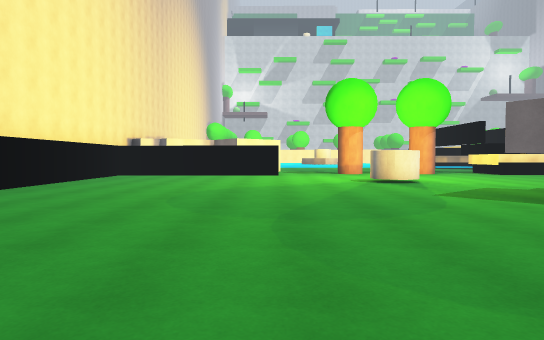
[1] (above)

24 first-person views from a walk through a 3-D level made in the Unity game engine. The camera is 1.3 m above the floor, tilts 2° down and sees 75° across. The floor is counted in squares, 2 m on a side. Each view is taken from the middle of a square. On the plan, view 1 faces up. The plan holds only what a view shows up to about 10 squares ahead; the rest is blank. The place goes on beyond the plan. The player is left out. Surface patterns are stand-ins for the level's own textures.

[2]
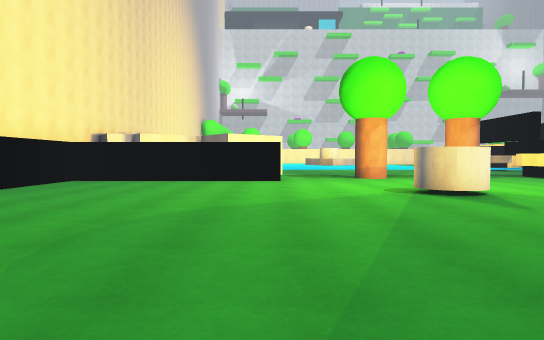

[3]
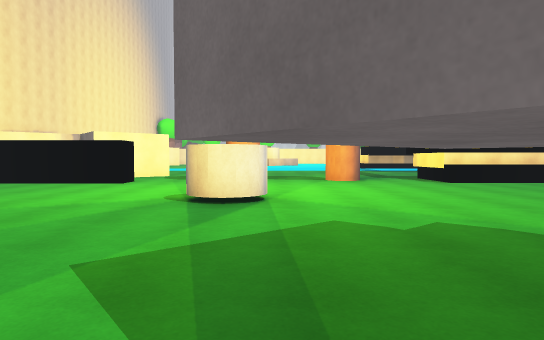

[4]
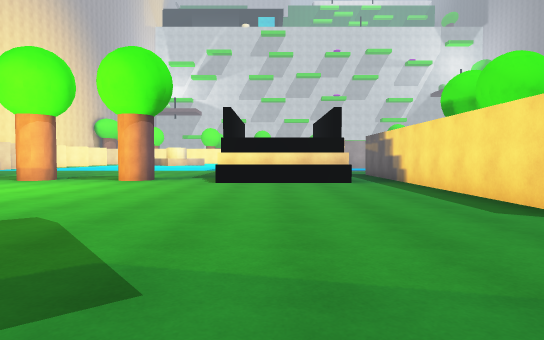

[5]
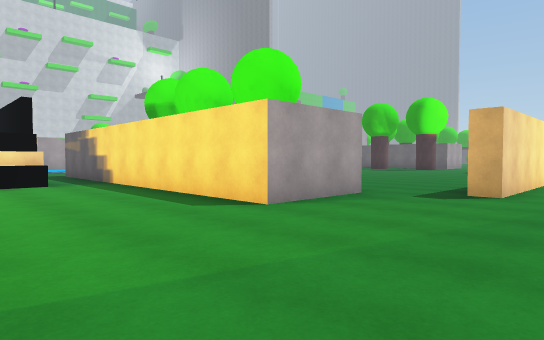

[6]
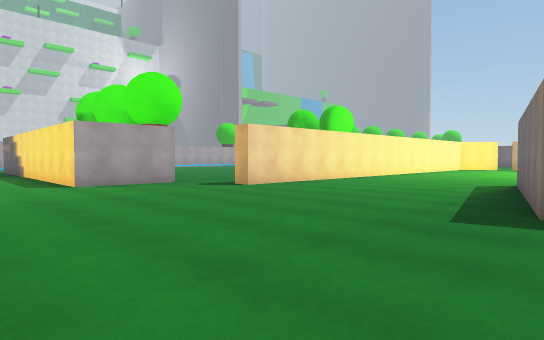

[7]
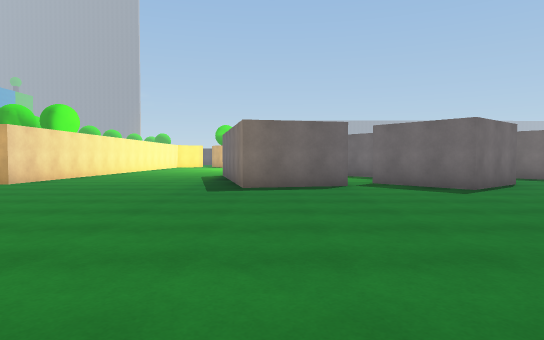

[8]
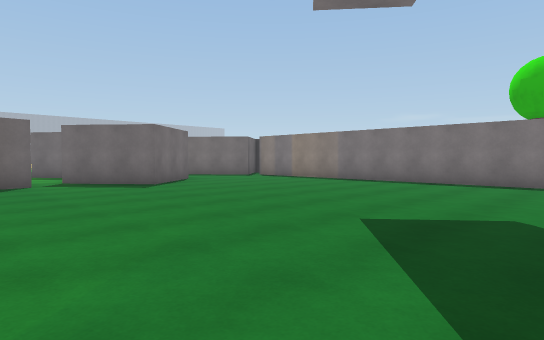

[9]
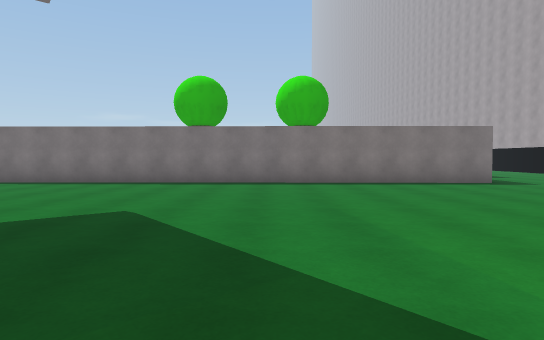

[10]
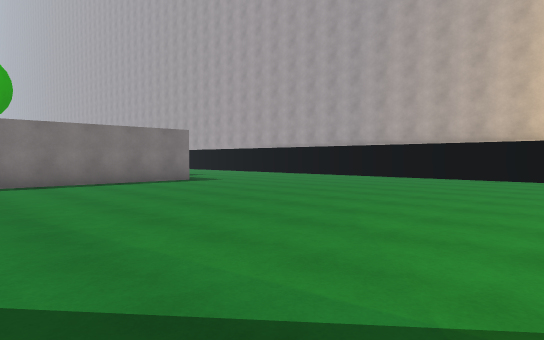

[11]
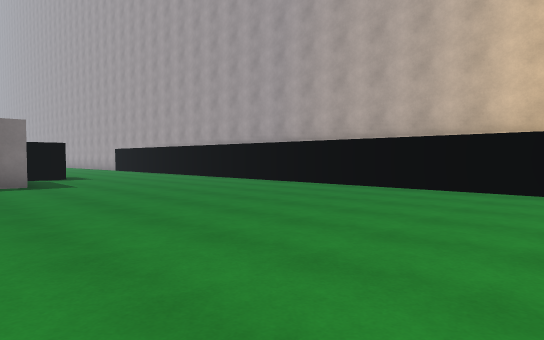

[12]
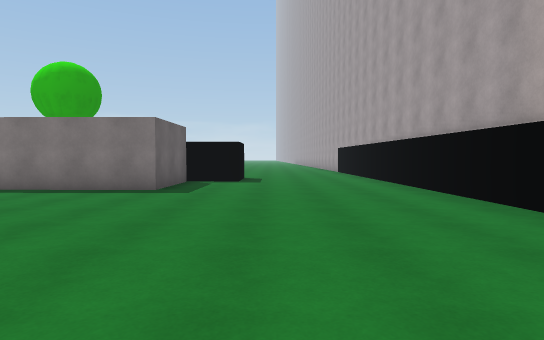

[13]
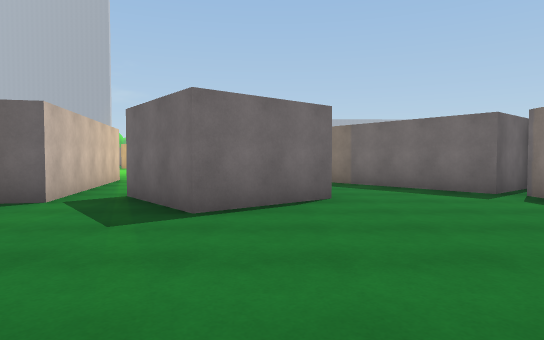

[14]
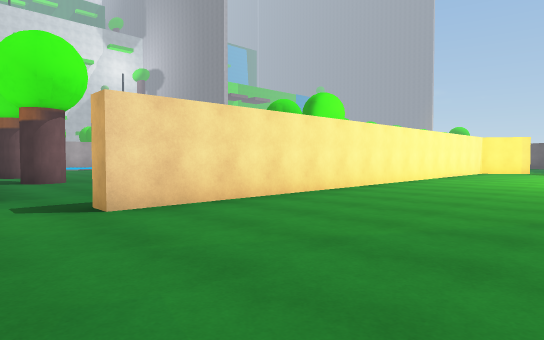

[15]
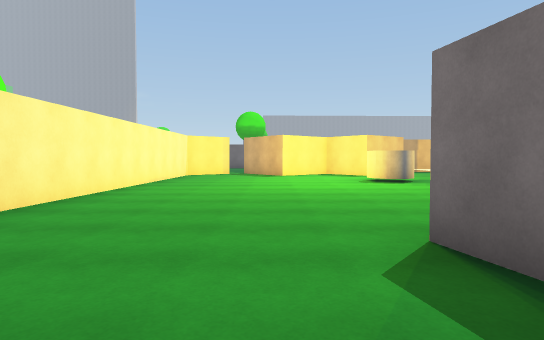

[16]
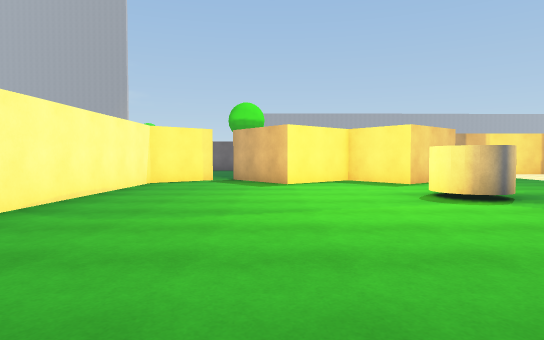

[17]
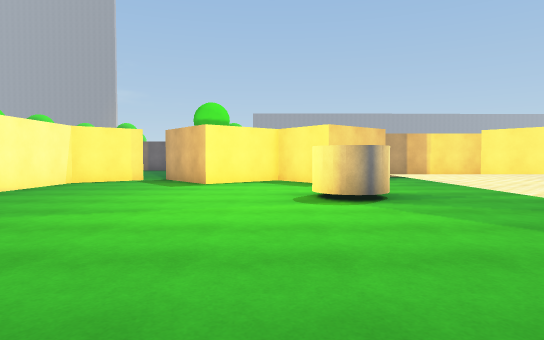

[18]
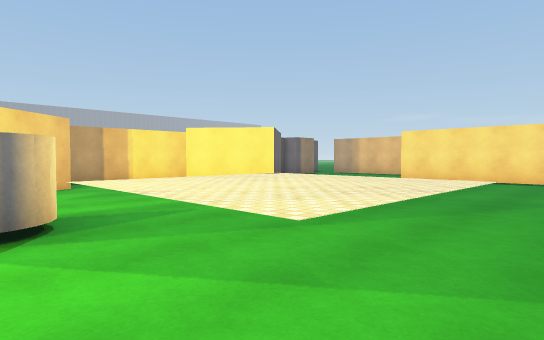

[19]
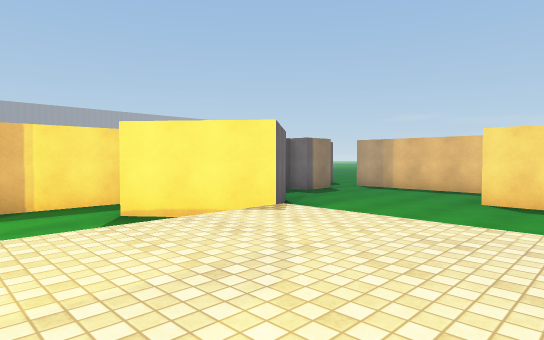

[20]
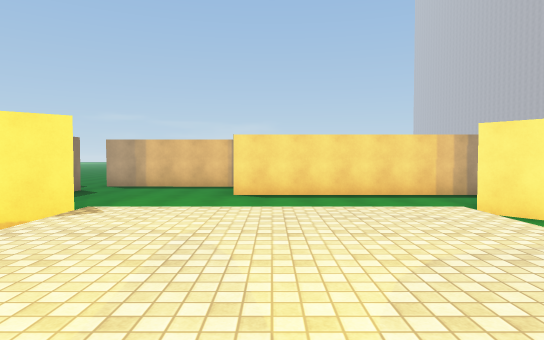

[21]
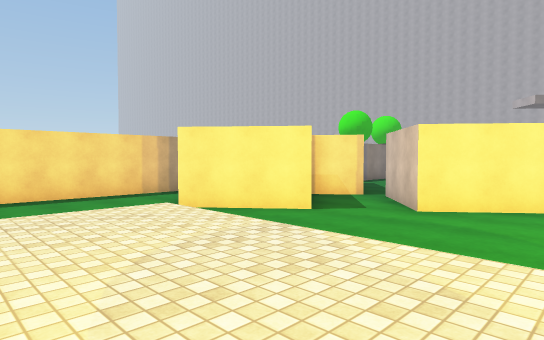

[22]
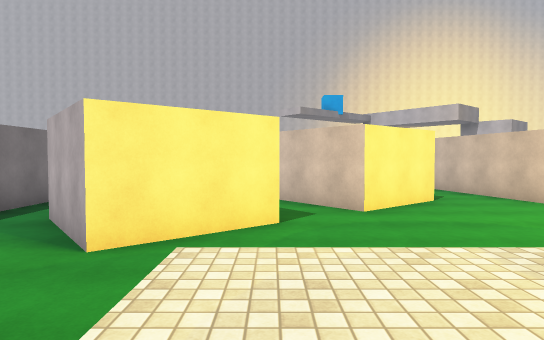

[23]
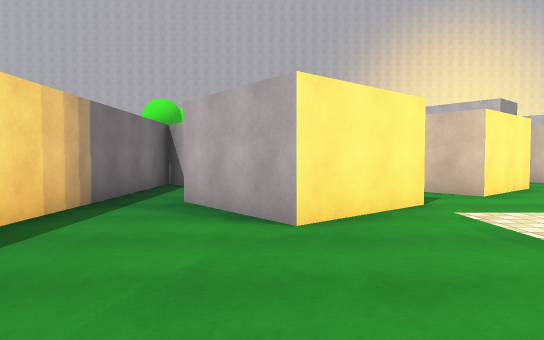

[24]
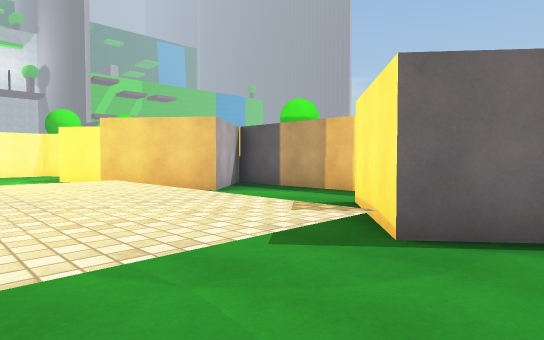

### Floor plan
Key: @ floor where view 1 was taken; # wall or solid block; x gap in a wall; . main floor; : floor 0.5 m higher than the main floor; ^ raised ledge; C white cylinder.
Columns run from 6 left of view 1 to 34 right of it. Each row starts with its distance up from view 1.
 15                    .#
 14          #..#..####.#
 13 #######........^^^#.#
 12 #...................#  #.
 11 #...................#  #.
 10 #........CC.........# ...
  9 #........C..........# ....
  8 #...................##.....
  7 #.......... ...............
  6  .........#   .........##############
  5   ........#    .....................###
  4    ........     ......................#
  3    .......       .....................#
  2     .....        ....................##
  1      ...        .....................##
  0       @        ........#####..........#
 -1     ..................######......C..##
 -2 #.....................#####.......C..####
 -3 #...............................:::::.#.#
 -4 #......................#. ##....:::::...#
 -5 #.....................##   ##...:::::...#
 -6 #.....................##   #....:::::...#
 -7 #.........................x..#..:::::.###
 -8 #.........................#. ##......##
 -9 #........................### ##.......#
-10 #...................  ..##  .#..........
-11 #......#############   ####.............
-12 ##.....#                 ##########.....#
-13  #...###                           .....

Positions as (right, up) in squares from view 1, and headings:
1: (0, 0), facing up
2: (0, 3), facing up
3: (4, 4), facing up
4: (10, 4), facing up
5: (10, 4), facing up-right
6: (11, -1), facing up-right
7: (8, -1), facing right
8: (7, -1), facing down-right
9: (6, -1), facing down
10: (6, -1), facing down-left
11: (2, -1), facing down-left
12: (-2, -3), facing down
13: (11, -6), facing right
14: (15, 1), facing up-right
15: (18, 2), facing right
16: (22, 2), facing right
17: (22, 0), facing right
18: (24, -1), facing down-right
19: (27, -4), facing down-right
20: (28, -3), facing down
21: (28, -3), facing down-left
22: (28, -7), facing left
23: (28, -9), facing left
24: (28, -9), facing up-right
